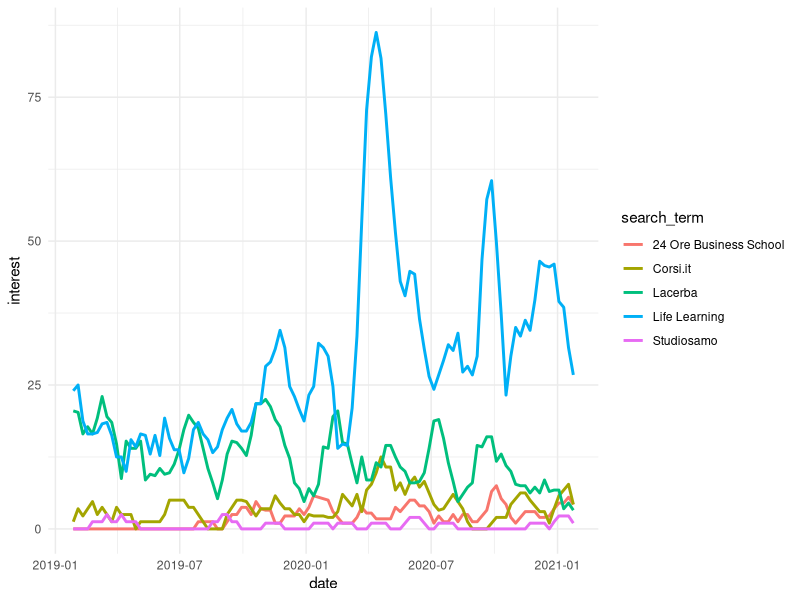

R code for this plot: (Note: this script raises an error after producing the figure.)
library(tidyverse)
library(zoo)

trend_1 <- read.csv("Input/trend_1.csv", row.names=NULL)

trend_2 <- read.csv("Input/trend_2.csv", row.names=NULL)

#there is a problem utilizing rolling mean on three weeks because the plot is no more
#in the range zero to one on the interest and this doesn't really make sense

# FIRST PLOT --------------------------------------------------------------

names(trend_1) = c("date", "ORE_BUSINESS_SCHOOL", "LIFE_LEARNING", "LACERBA", "STUDIOSAMO", "CORSI.IT")

# calculating rollmean every four dates aka one month 

trend_1 <- trend_1 %>% mutate(date =  as.Date(date)) %>% 
  mutate(ORE_BUSINESS_SCHOOL= rollmean(ORE_BUSINESS_SCHOOL, 4, fill = NA, align=c("right"))) %>% 
  mutate(LIFE_LEARNING= rollmean(LIFE_LEARNING, 4, fill = NA, align=c("right"))) %>% 
  mutate(LACERBA= rollmean(LACERBA, 4, fill = NA, align=c("right"))) %>% 
  mutate(STUDIOSAMO= rollmean(STUDIOSAMO, 4, fill = NA, align=c("right"))) %>% 
  mutate(CORSI.IT= rollmean(CORSI.IT, 4, fill = NA, align=c("right"))) %>% 
  filter_all(all_vars(!is.na(.)))

# editing dataset to get it in the tidy format 

t1 <- trend_1 %>% 
  select(ORE_BUSINESS_SCHOOL, date) %>% 
  rename(interest = ORE_BUSINESS_SCHOOL) %>% 
  mutate(search_term = "24 Ore Business School")

t2 <- trend_1 %>% 
  select(LIFE_LEARNING, date) %>% 
  rename(interest = LIFE_LEARNING) %>% 
  mutate(search_term = "Life Learning")

t3 <- trend_1 %>% 
  select(LACERBA, date) %>% 
  rename(interest = LACERBA) %>% 
  mutate(search_term = "Lacerba")

t4 <- trend_1 %>% 
  select(STUDIOSAMO, date) %>% 
  rename(interest = STUDIOSAMO) %>% 
  mutate(search_term = "Studiosamo")

t5 <- trend_1 %>% 
  select(CORSI.IT, date) %>% 
  rename(interest = CORSI.IT) %>% 
  mutate(search_term = "Corsi.it")

trend_1 <- bind_rows(t1,t2,t3,t4,t5)

# line plot

ggplot(aes(x = date, y = interest), data = trend_1) +
  geom_line(aes(color = search_term), size = 1) +
  theme_minimal() +
  ggsave("Output/italian_learning_site_gtrend.png",
         width = 10, height = 4, dpi = 300, units = "in", device='png')

# SECOND PLOT --------------------------------------------------------------

names(trend_2) = c("date", "UDEMY", "COURSERA", "LIFE_LEARNING")

# calculating rollmean every four dates aka one month 

trend_2 <- trend_2 %>% mutate(date =  as.Date(date)) %>% 
  mutate(UDEMY= rollmean(UDEMY, 4, fill = NA, align=c("right"))) %>% 
  mutate(COURSERA= rollmean(COURSERA, 4, fill = NA, align=c("right"))) %>% 
  mutate(LIFE_LEARNING= rollmean(LIFE_LEARNING, 4, fill = NA, align=c("right"))) %>% 
  filter_all(all_vars(!is.na(.)))

# editing dataset to get it in the tidy format 

t1 <- trend_2 %>% 
  select(UDEMY, date) %>% 
  rename(interest = UDEMY) %>% 
  mutate(search_term = "Udemy")

t2 <- trend_2 %>% 
  select(COURSERA, date) %>% 
  rename(interest = COURSERA) %>% 
  mutate(search_term = "Coursera")

t3 <- trend_2 %>% 
  select(LIFE_LEARNING, date) %>% 
  rename(interest = LIFE_LEARNING) %>% 
  mutate(search_term = "Life Learning")

trend_2 <- bind_rows(t1,t2,t3,t4,t5)

# line plot

ggplot(aes(x = date, y = interest), data = trend_2) +
  geom_line(aes(color = search_term), size = 1) +
  theme_minimal() +
  ggsave("Output/overall_learning_site_gtrend.png",
         width = 10, height = 4, dpi = 300, units = "in", device='png')
